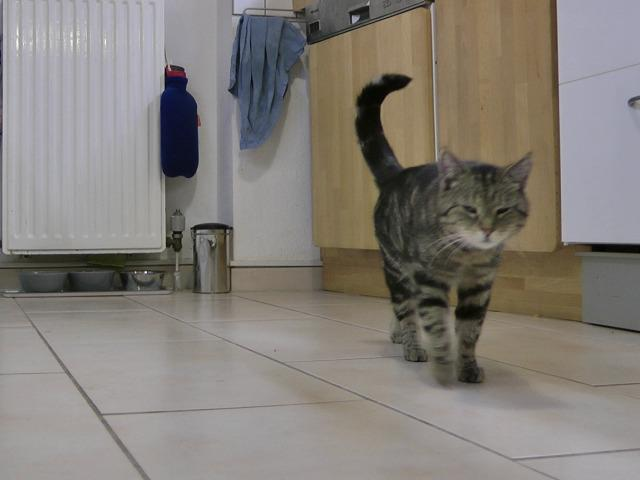
#> input picture OMNeT_VGraph_HCSim/src/data/input/Node0/0.jpg, 640 x 480 px; its folder holds 4 pictures in this run
$ python jpg2pgm.py
#> lines starting #> are read from the running program, lines starting #| are printed output that depends on the picture
from PIL import Image
for i in range(10):
    jpg = str(i) + ".jpg"
    pgm = str(i) + ".pgm"
    im = Image.open(jpg)
#> im is the input picture: PIL image 640x480 RGB; mean R, G, B 132.3, 127.2, 121.3
    im = im.convert('L')
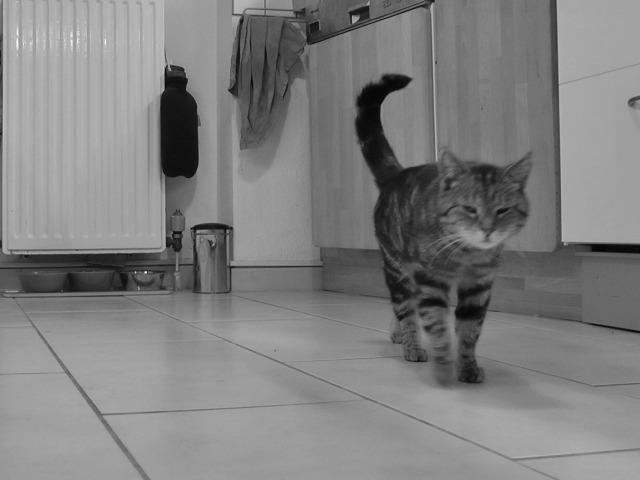
#> im: PIL image 640x480 L; min 1, max 253, mean 128.1
    im.save(pgm)
#> pass 2 of the loop `for i in range(10):`:
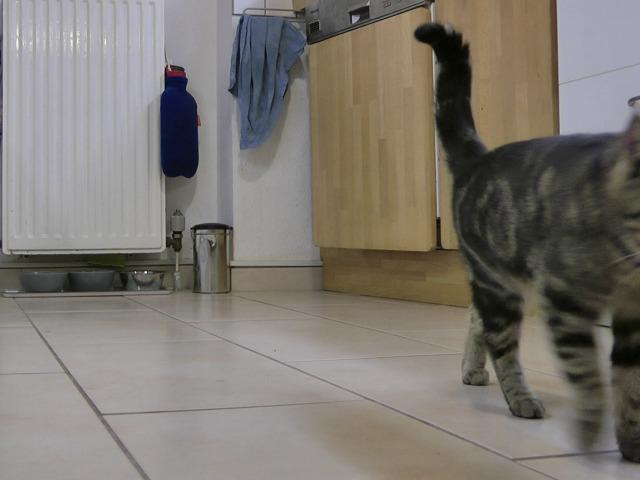
#> input picture OMNeT_VGraph_HCSim/src/data/input/Node0/1.jpg, 640 x 480 px
#> im is the input picture: PIL image 640x480 RGB; mean R, G, B 125.1, 120, 113.3
#> `im = im.convert('L')`:
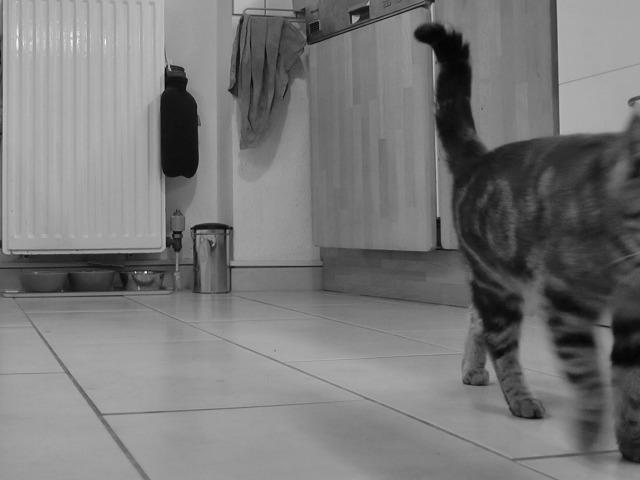
#> im: PIL image 640x480 L; min 1, max 255, mean 120.8
#> (the run stopped early here; a loop or call above may not have finished)
